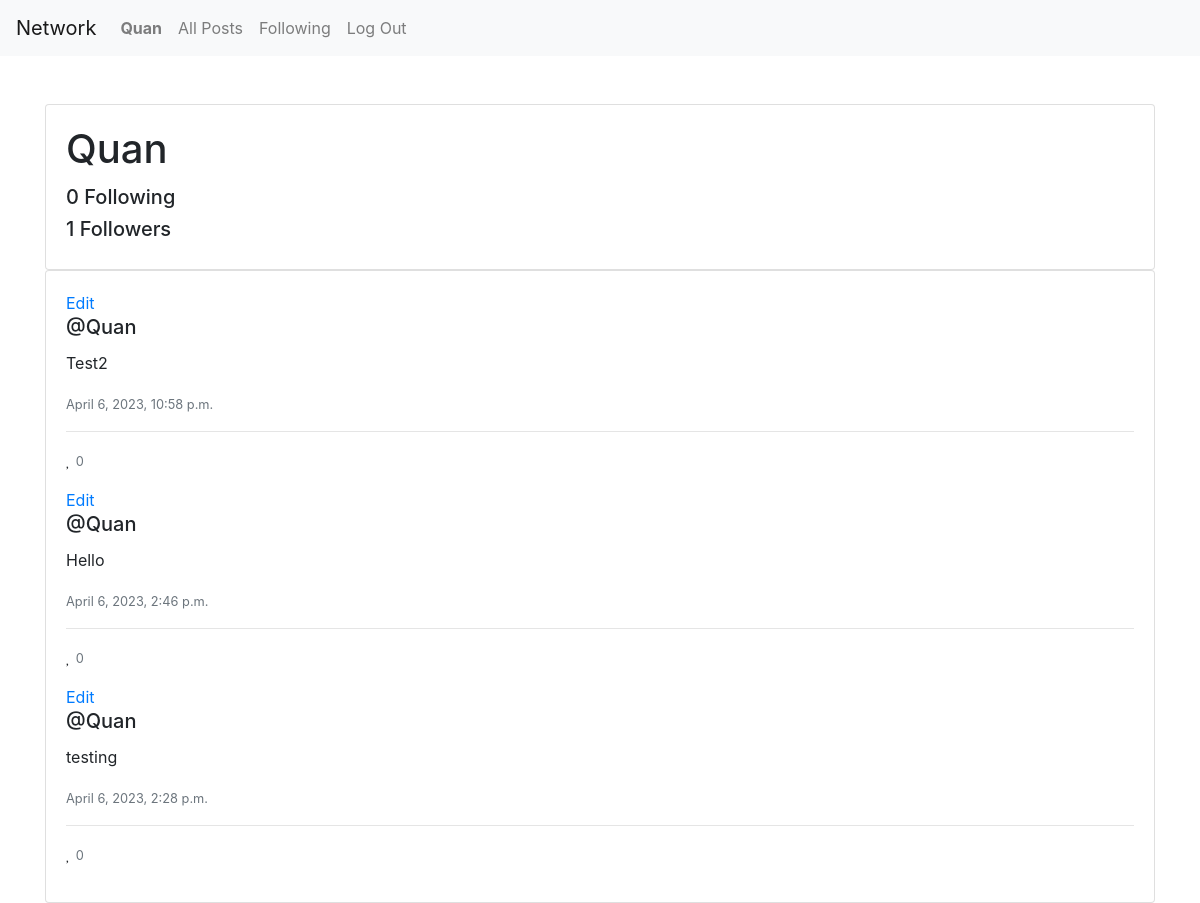
/profile/1 (signed in), run on an earlier commit of the app's database.
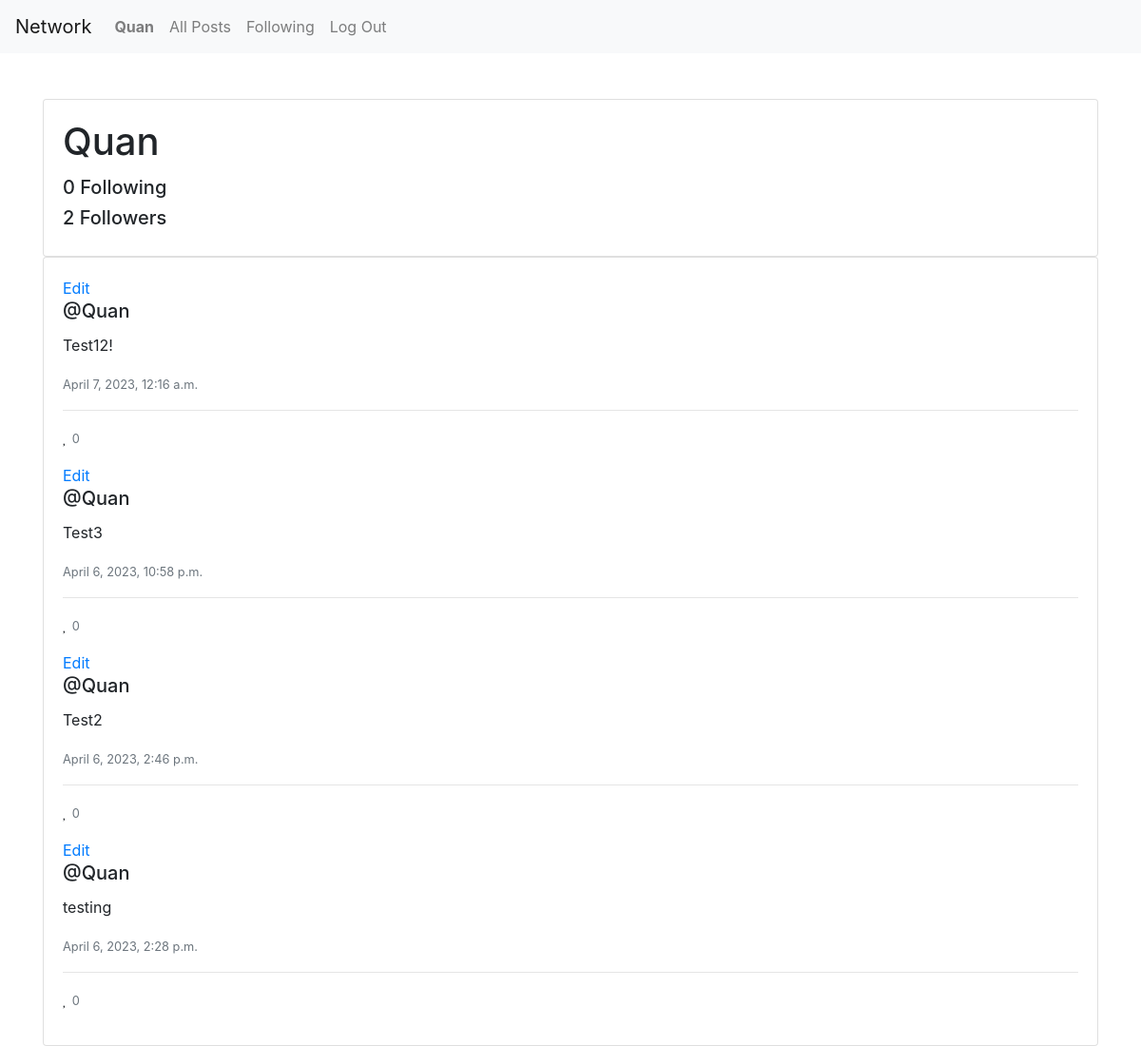
And on a later commit of the database.
### network/models.py (models this page shows, shortened)
class Post(models.Model):
    content = models.CharField(max_length=140)
    user = models.ForeignKey(User, on_delete=models.CASCADE, related_name="author")
    date = models.DateTimeField(auto_now_add=True)

class User(AbstractUser):
    pass

### network/views.py (the view)
# urls.py: path("profile/<int:user_id>", views.profile, name="profile"),
def profile(request, user_id):
    user = get_object_or_404(User, id=user_id)
    all_posts = Post.objects.filter(user=user).order_by("-id")
    following = Follow.objects.filter(user=user)
    followers = Follow.objects.filter(user_follower=user)
    is_following = followers.filter(user=request.user).exists()
    paginator = Paginator(all_posts, 10)
    page_number = request.GET.get('page')
    posts_of_the_page = paginator.get_page(page_number)
    return render(request, "network/profile.html", {
        "all_posts": all_posts,
        "posts_of_the_page": posts_of_the_page,
        "username": user.username,
        "following": following,
        "followers": followers,
        "is_following": is_following,
        "user_profile": user
    })

### network/templates/network/profile.html (shortened to what this page needs)
{% extends "network/layout.html" %}
{% block body %}
    <div class="container mt-5">
        <div class="card">
            <div class="card-body">
                <h1 class="card-title">{{username}}</h1>
                <h5 class="card-text"><span id="sp_following">{{followers.count}}</span> Following</h5>
                <h5 class="card-text"><span id="sp_followers">{{following.count}}</span> Followers</h5>
            </div>
        </div>
        <div class="row">
            <div class="col">
                <div class="card">
                    <div class="card-body">
                        {% if posts_of_the_page %}
                            {% for post in posts_of_the_page %}
                                {%if post.user_id == user.id %}
                                <a href="#" class="card-link" id="edit_link_{{post.id}}" data-id="{{post.id}}" data-toggle="modal">Edit</a>
                                {%endif%}
                                <h5 class="card-title">@{{ post.user }}</h5>
                                <p class="card-text">{{ post.content }}</p>
                                <p class="card-text"><small class="text-muted">{{ post.date }}</small></p>
                                <hr>
                                <p class="card-text">
                                    <div data-id="{{post.id}}"
                                        class="card-link {% if post.current_like > 0 %} fas {%else%} far {% endif %} fa-heart">&nbsp<small
                                            class="text-muted">{{post.like_set.count}}</small>
                                            </div>
                                </p>
                            {% endfor %}
                        {% else %}
                            <p class="text-center">No posts yet.</p>
                        {% endif %}
                    </div>
                </div>
            </div>
        </div>
    </div>
{% endblock %}

What changed in the data, as far as the page shows it:
added Post: user "Quan", content "Test12!", date "April 7, 2023, 12:16 a.m.", like_set.count "0"
changed Post: content "Test2" → "Test3"
changed Post: content "Hello" → "Test2"
Also different on the page:
{{ following.count }}: "1" → "2"
